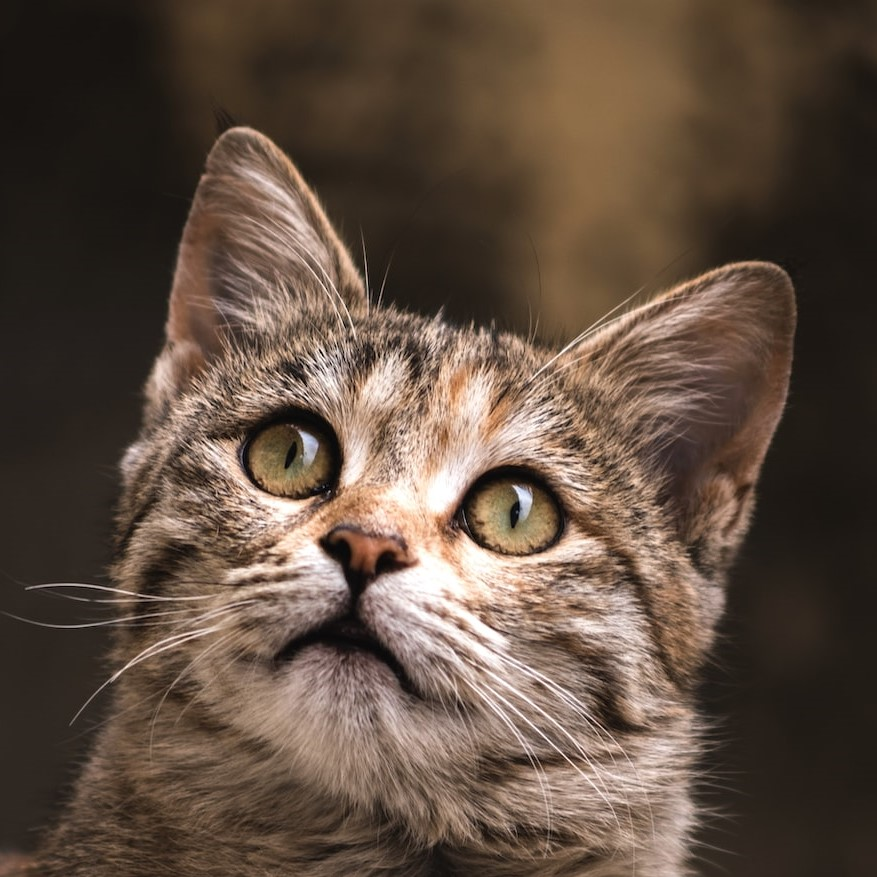
#> input picture content/posts/diffusion-model/images/cat.jpg, 877 x 877 px, found by its file name
$ python diffusion_images.py
#> lines starting #> are read from the running program, lines starting #| are printed output that depends on the picture
from PIL import Image
import numpy as np
import matplotlib.pyplot as plt

# Open the image file
img = Image.open(r'images\cat.jpg')
#> img is the input picture: PIL image 877x877 RGB; mean R, G, B 95.6, 78, 64.9

# Convert the image to numpy array
img_array = np.array(img)
# Convert the image array to float type and normalize to [0, 1]
img_array = img_array.astype(np.float32) / 255.0

# Generate the noise once
noise = np.random.normal(0, 0.1, img_array.shape)

# Define a function to add noise to the image at a specific step
def add_noise_at_step(image, step):
    noise_weight = 0
    for i in range(step):
        noise_weight += (0.99**(step/2)) * np.sqrt(0.01)
    res = np.sqrt(0.99**step) * image + noise_weight * noise
    return np.clip(res, 0, 1)

# Show the noised image at step 0, 50, 100, 200, 250, 300
steps = [0, 50, 100, 200, 250, 300]
fig, axs = plt.subplots(1, 6, figsize=(30, 10))

for i, step in enumerate(steps):
    img_noised = add_noise_at_step(img_array, step)
    axs[i].imshow(img_noised)
    axs[i].set_title(f'Step {step}')
    axs[i].axis('off')
#> this loop made 6 passes
#> pass 2, in add_noise_at_step (call 2), `res = np.sqrt(0.99**step) * image + noise_weight * noise`:
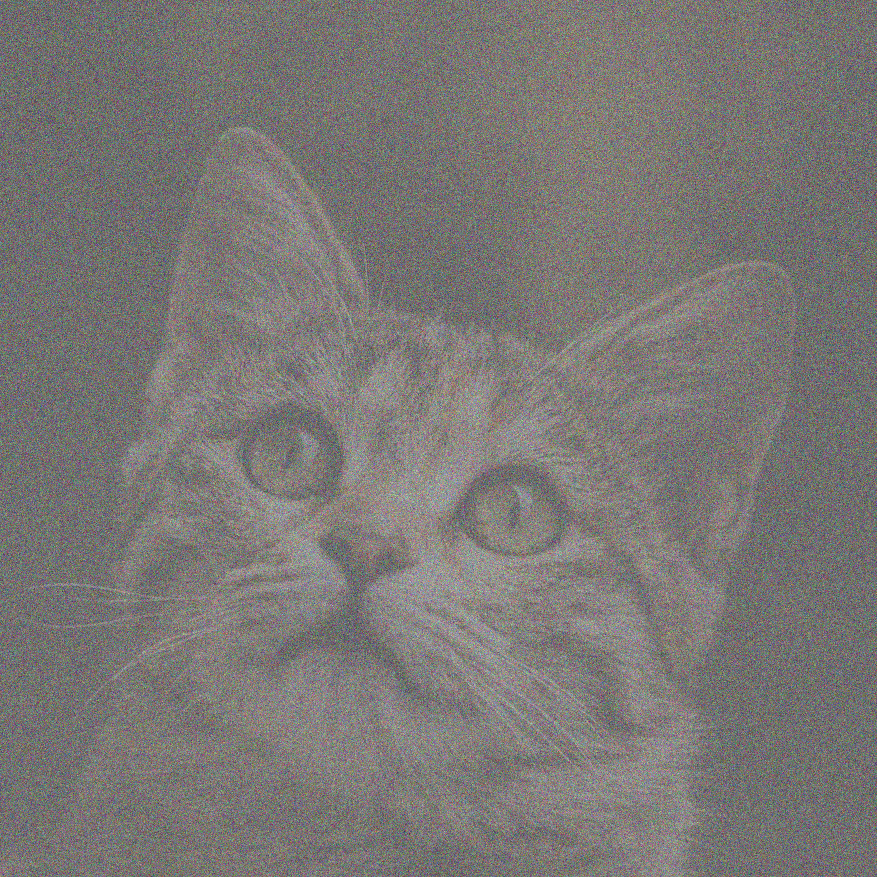
#> res: shape (877, 877, 3) float64; mean R, G, B 0.291, 0.238, 0.198; drawn with min black and max white
#> pass 2, `img_noised = add_noise_at_step(img_array, step)`:
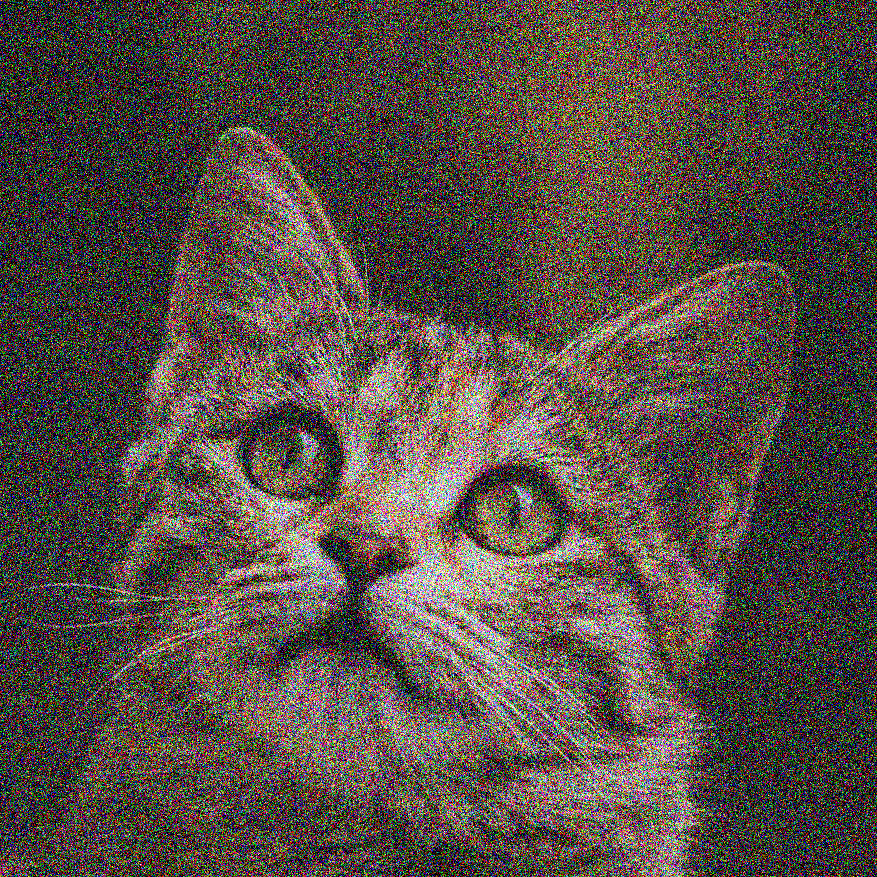
#> img_noised: shape (877, 877, 3) float64; mean R, G, B 0.344, 0.306, 0.278

# Add right arrows and three dots
for i in range(5):
    axs[i].annotate('', xy=(1.2, 0.5), xytext=(1.0, 0.5), xycoords='axes fraction',
                    arrowprops=dict(facecolor='black', width=0.5, headwidth=8, shrink=0.05), ha='right')

plt.show()
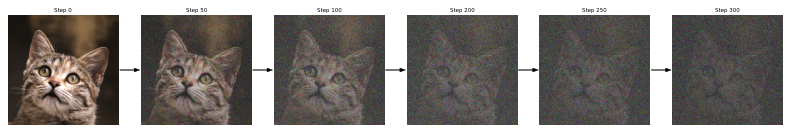
#> figure drawn by matplotlib, 6 panels
